Frame 1 (no input): blank canvas, image omitted
Frame 60 (no input): blank canvas, image omitted
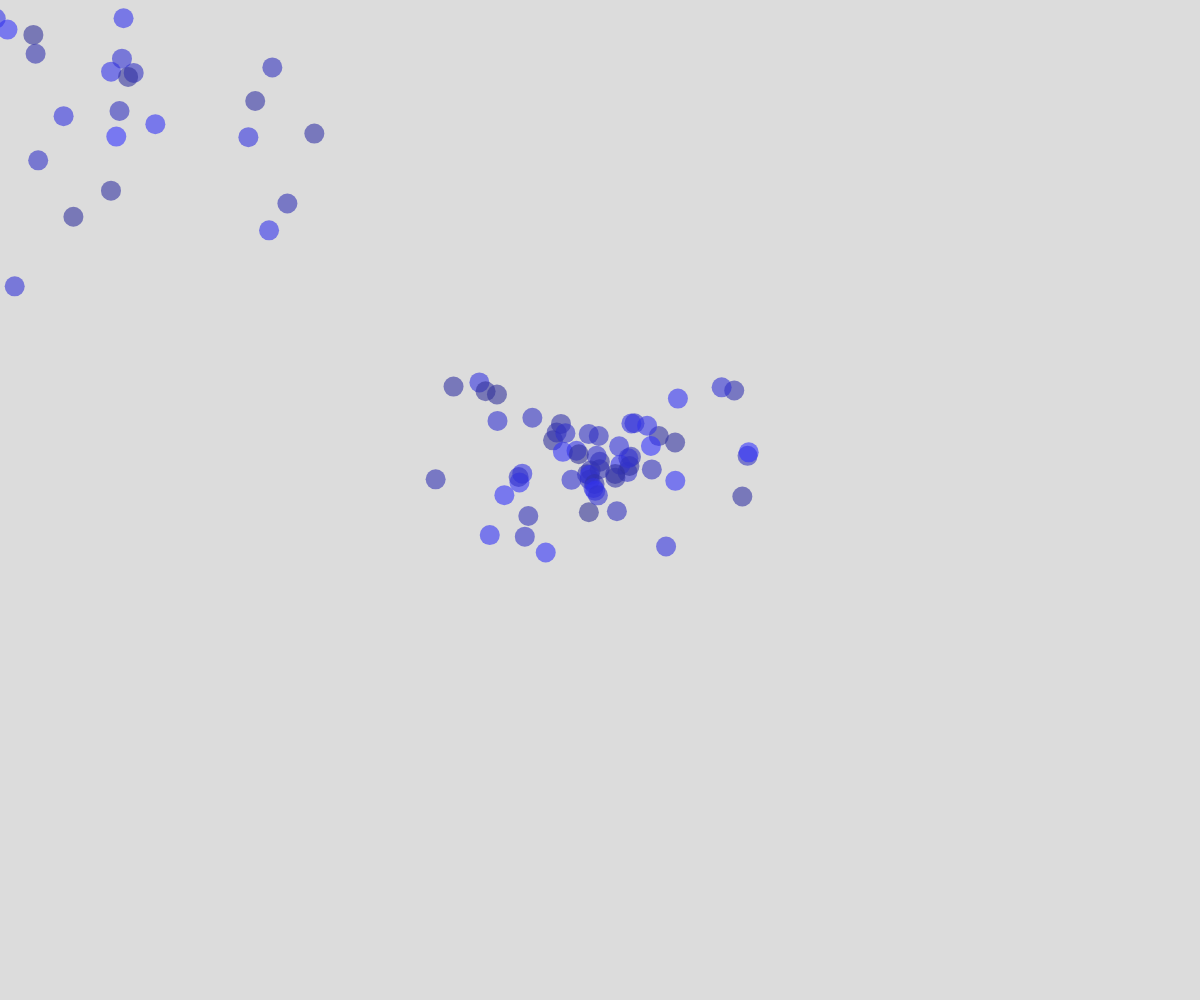
Frame 120 (the mouse pressed at the canvas centre since frame 60)

The p5.js sketch whose frames 1 and 60 were blank and that drew this single picture after the mouse press (run headless with seeded random() and noise() and a simulated clock; from frame 60 on, the mouse is pressed at the canvas centre):

// p5.js sketch
// ── sketch.js
// Vector Basics
// Talha Ali Murad
// 01-11-2023
// Using vectors for motion (pos, vel, accel) + OOP recap

// global variables
let movers = [];

function setup() {
  createCanvas(windowWidth, windowHeight);
}

function mousePressed(){
  movers.push(new Mover(mouseX, mouseY));
}

function draw() {
  background(220);
  movers.push(new Mover(mouseX, mouseY));
  for(let i = 0;  i < movers. length; i++){
    let m = movers[i];
    m.move();
    m.display();
    if(m.alive===false) movers.splice(i, 1);
  }
}

class Mover{
  constructor(x, y){
    this.pos = createVector(x, y); // this.pos.x, this.pos.y
    this.c = color(50, 50, random(150, 255), 150); // with transparency
    this.vel = createVector(random(-3, 3), random(-2, -5));
    this.gravity = createVector(0, 0.1);
    this.alive = true;
    this.lifetime = Math.floor(random(60, 120));
  }

  // class methods
  move(){
    // update velocity my forces first
    this.vel.add(this.gravity);
    this.pos.add(this.vel);
    this.lifetime--;
    if(this.liftime<0) this.alive===false;
  }

  display(){
    fill(this.c);
    noStroke();
    push();
    translate(this.x, this.y);
    circle(this.pos.x, this.pos.y, 20);
    pop();
  }
}
